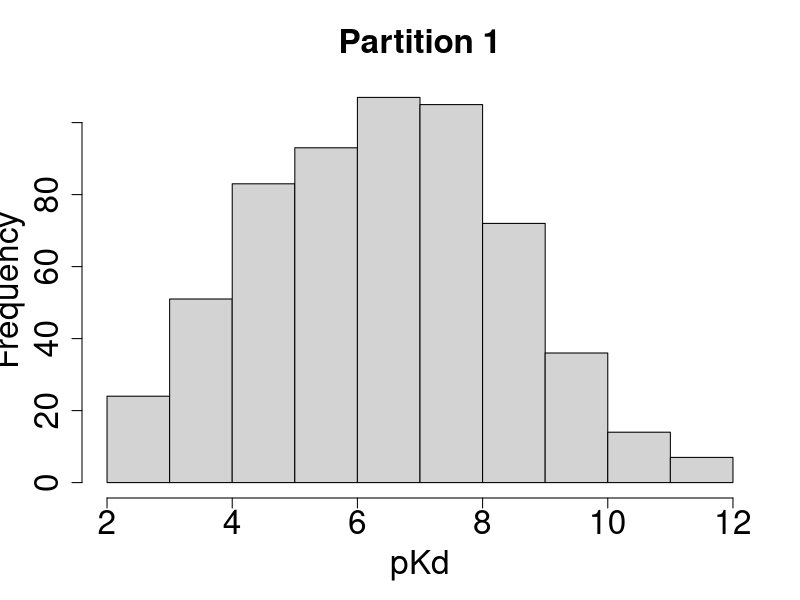
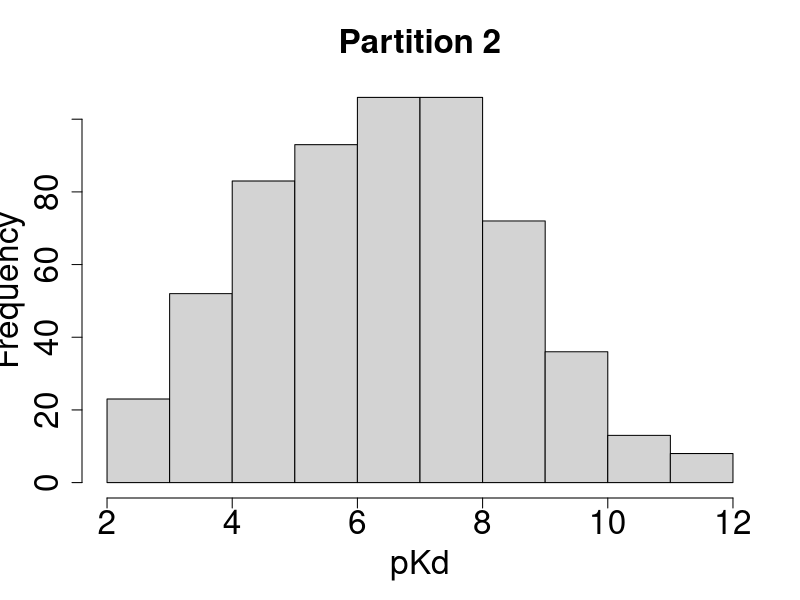
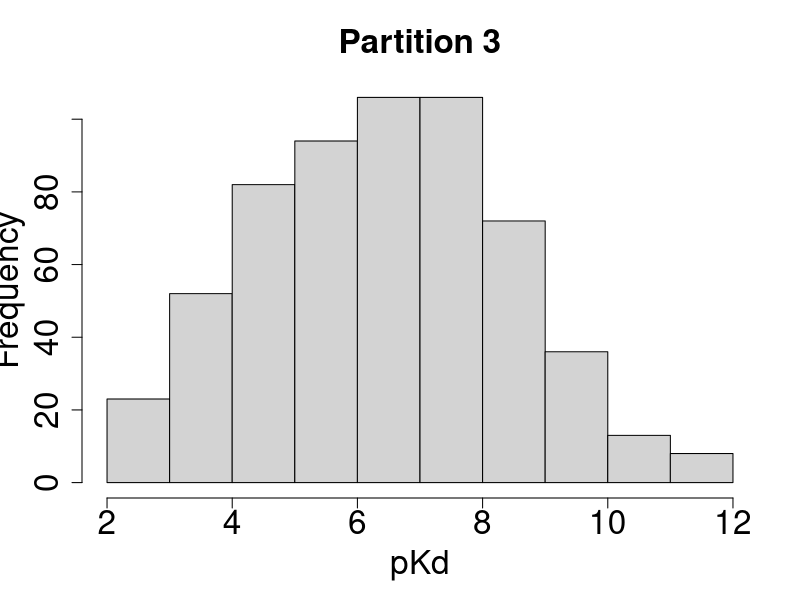
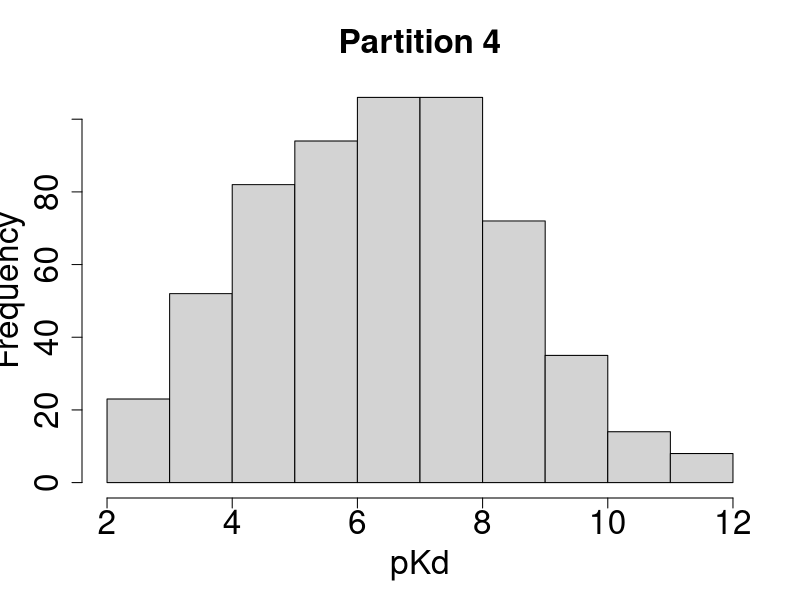
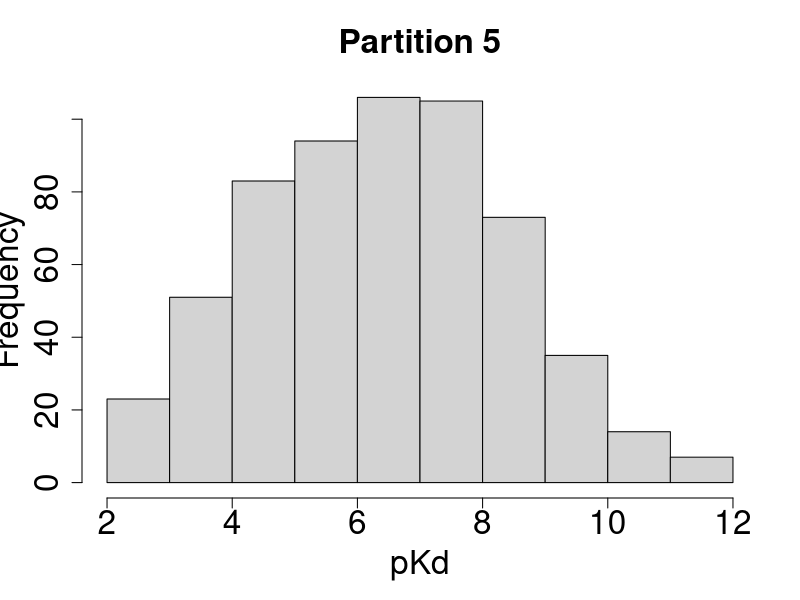

Write R code to recreate these figures, in order.
#!/usr/bin/env Rscript
d=read.csv('cv.csv')
for (p in 1:5) {
	tiff(sprintf('cv-p%d.tiff',p),compress='lzw')
	par(cex.lab=2,cex.axis=2,cex.main=2)
	hist(d[d$Partition==p,]$pKd,xlab='pKd',main=sprintf('Partition %d',p),bg='transparent')
	dev.off()
}
